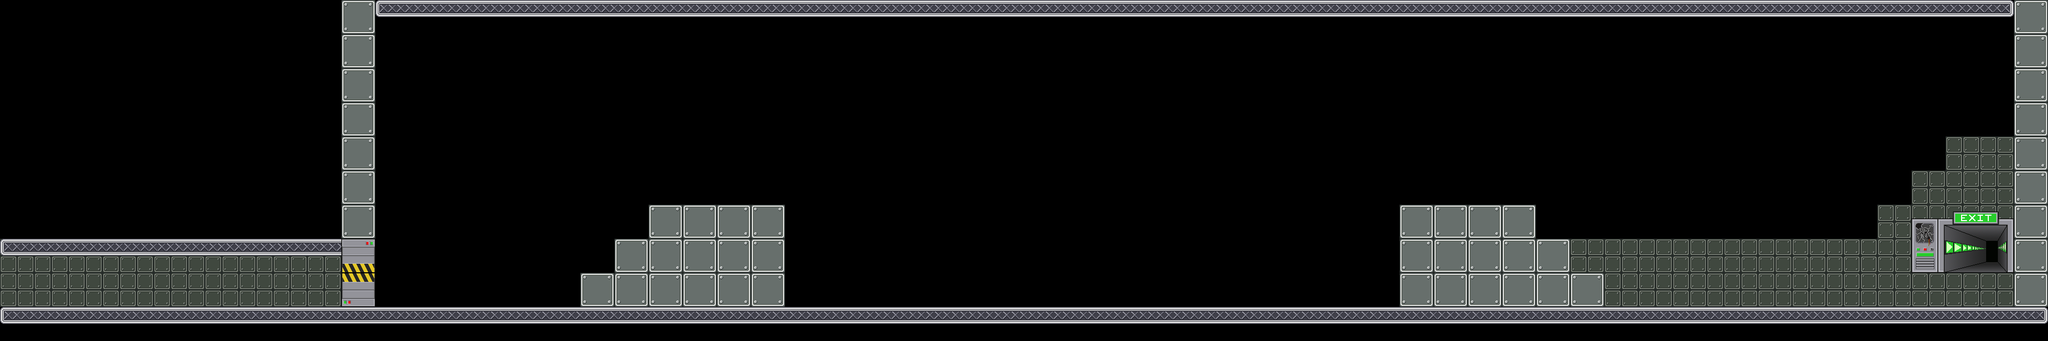

Rendered tile map (Tiled .tmx) drawn with the repository's tilesets; below, a short description and the map source with its tile grids summarised:
An orthogonal 60x10 tile map with 64x64 px tiles, 2 tile layers (foreground, front), 20 tilesets and 67 objects.

<map version="1.0" orientation="orthogonal" width="60" height="10" tilewidth="64" tileheight="64">
 <tileset firstgid="1" name="mur" tilewidth="64" tileheight="64">
  <image source="data/mur.png" trans="ffffff" width="64" height="64" />
 </tileset>
 <tileset firstgid="2" name="sol" tilewidth="64" tileheight="64">
  <image source="data/sol.png" trans="ffffff" width="64" height="64" />
 </tileset>
 <tileset firstgid="3" name="alone" tilewidth="64" tileheight="64">
  <image source="data/alone.png" width="64" height="64" />
 </tileset>
 <tileset firstgid="4" name="left" tilewidth="64" tileheight="64">
  <image source="data/left.png" width="64" height="64" />
 </tileset>
 <tileset firstgid="5" name="mid" tilewidth="64" tileheight="64">
  <image source="data/mid.png" width="64" height="64" />
 </tileset>
 <tileset firstgid="6" name="right" tilewidth="64" tileheight="64">
  <image source="data/right.png" width="64" height="64" />
 </tileset>
 <tileset firstgid="7" name="portebas" tilewidth="64" tileheight="64">
  <image source="data/portebas.png" width="64" height="64" />
 </tileset>
 <tileset firstgid="8" name="portehaut" tilewidth="64" tileheight="64">
  <image source="data/portehaut.png" width="64" height="64" />
 </tileset>
 <tileset firstgid="9" name="fin" tilewidth="192" tileheight="128">
  <image source="data/fin.png" width="192" height="128" />
 </tileset>
 <tileset firstgid="10" name="citerne" tilewidth="418" tileheight="632">
  <tileoffset x="0" y="632" />
  <image source="data/citerne.png" width="418" height="632" />
 </tileset>
 <tileset firstgid="11" name="container1" tilewidth="610" tileheight="276">
  <tileoffset x="0" y="195" />
  <image source="data/container1.png" width="610" height="276" />
 </tileset>
 <tileset firstgid="12" name="container2" tilewidth="480" tileheight="330">
  <tileoffset x="0" y="280" />
  <image source="data/container2.png" width="480" height="330" />
 </tileset>
 <tileset firstgid="13" name="cable1" tilewidth="77" tileheight="372">
  <tileoffset x="0" y="372" />
  <image source="data/cable1.png" width="77" height="372" />
 </tileset>
 <tileset firstgid="14" name="passerelle1" tilewidth="198" tileheight="342">
  <tileoffset x="0" y="342" />
  <image source="data/passerelle1.png" width="198" height="342" />
 </tileset>
 <tileset firstgid="15" name="passerelle2" tilewidth="122" tileheight="599">
  <tileoffset x="0" y="599" />
  <image source="data/passerelle2.png" width="122" height="599" />
 </tileset>
 <tileset firstgid="16" name="cable2" tilewidth="46" tileheight="243">
  <tileoffset x="0" y="243" />
  <image source="data/cable2.png" width="46" height="243" />
 </tileset>
 <tileset firstgid="17" name="mur2" tilewidth="64" tileheight="64">
  <image source="data/mur2.png" width="64" height="64" />
 </tileset>
 <tileset firstgid="18" name="lamp1" tilewidth="64" tileheight="64">
  <image source="data/lamp1.png" width="64" height="64" />
 </tileset>
 <tileset firstgid="19" name="lamp2" tilewidth="64" tileheight="64">
  <image source="data/lamp2.png" width="64" height="64" />
 </tileset>
 <tileset firstgid="20" name="cable" tilewidth="64" tileheight="64">
  <image source="data/cable.png" width="64" height="64" />
 </tileset>
 <layer name="foreground" width="70" height="10">
  <data>[700 cells, 54 non-empty, 1 distinct tile ids]</data>
 </layer>
 <layer name="front" width="70" height="10">
  <data>[700 cells, 167 non-empty, 8 distinct tile ids]</data>
 </layer>
 <objectgroup color="#00ff00" name="wall" width="70" height="10">
  <object x="3776" y="0" width="64" height="576" />
  <object x="640" y="0" width="64" height="576" />
  <object x="1408" y="448" width="64" height="128" />
  <object x="2624" y="448" width="64" height="128" />
 </objectgroup>
 <objectgroup color="#0000ff" name="platform" width="70" height="10">
  <object x="640" y="576" width="3200" height="64" />
  <object x="704" y="0" width="3072" height="64" />
  <object x="2624" y="384" width="256" height="64" />
  <object x="2880" y="448" width="64" height="64" />
  <object x="2944" y="512" width="64" height="64" />
  <object x="1152" y="448" width="64" height="64" />
  <object x="1216" y="384" width="256" height="64" />
  <object x="1088" y="512" width="64" height="64" />
 </objectgroup>
 <objectgroup color="#ffffff" name="movable" width="70" height="10" />
 <objectgroup color="#ff6666" name="destroyable" width="70" height="10" />
 <objectgroup color="#ff0000" name="themagnet" width="70" height="10">
  <object x="768" y="512" width="64" height="64">
   <properties>
    <property name="powers" value="Attractive" />
   </properties>
  </object>
 </objectgroup>
 <objectgroup color="#800000" name="generator" width="70" height="10" />
 <objectgroup color="#66ccff" name="switch" width="70" height="10" />
 <objectgroup color="#e6e6e6" name="metal" width="70" height="10">
  <object x="2368" y="64" width="64" height="64">
   <properties>
    <property name="magnet" value="static" />
    <property name="physic" value="static" />
   </properties>
  </object>
 </objectgroup>
 <objectgroup color="#333333" name="gate" width="70" height="10">
  <object x="1984" y="384" width="64" height="64">
   <properties>
    <property name="animid" value="10" />
    <property name="next" value="9" />
    <property name="prev" value="11" />
    <property name="type" value="MillieuHD" />
   </properties>
  </object>
  <object x="2048" y="384" width="64" height="64">
   <properties>
    <property name="animid" value="11" />
    <property name="closeid" value="2" />
    <property name="next" value="10" />
    <property name="type" value="DebutHD" />
   </properties>
  </object>
  <object x="1664" y="384" width="64" height="64">
   <properties>
    <property name="animid" value="4" />
    <property name="next" value="5" />
    <property name="prev" value="3" />
    <property name="type" value="MillieuHG" />
   </properties>
  </object>
  <object x="1536" y="384" width="64" height="64">
   <properties>
    <property name="animid" value="2" />
    <property name="next" value="3" />
    <property name="prev" value="1" />
    <property name="type" value="MillieuHG" />
   </properties>
  </object>
  <object x="2048" y="128" width="64" height="64">
   <properties>
    <property name="animid" value="14" />
    <property name="next" value="15" />
    <property name="prev" value="13" />
    <property name="type" value="MillieuVH" />
   </properties>
  </object>
  <object x="1472" y="384" width="64" height="64">
   <properties>
    <property name="animid" value="1" />
    <property name="closeid" value="2" />
    <property name="next" value="2" />
    <property name="type" value="DebutHG" />
   </properties>
  </object>
  <object x="2048" y="192" width="64" height="64">
   <properties>
    <property name="animid" value="15" />
    <property name="next" value="16" />
    <property name="prev" value="14" />
    <property name="type" value="MillieuVH" />
   </properties>
  </object>
  <object x="1728" y="384" width="64" height="64">
   <properties>
    <property name="animid" value="5" />
    <property name="openid" value="2" />
    <property name="prev" value="4" />
    <property name="type" value="FinHG" />
   </properties>
  </object>
  </objectgroup>
 <objectgroup color="#004080" name="acid" width="70" height="10">
  <!-- 36 objects omitted --></objectgroup>
 <objectgroup color="#ffff00" name="arc" width="70" height="10" />
 <objectgroup color="#ffff00" name="levelend" width="70" height="10">
  <!-- 1 objects omitted --></objectgroup>
 <objectgroup color="#800080" name="gateswitch" width="70" height="10">
  <!-- 1 objects omitted --></objectgroup>
 <objectgroup name="lamps" width="70" height="10" />
</map>
<!-- 45 of 67 objects omitted -->
